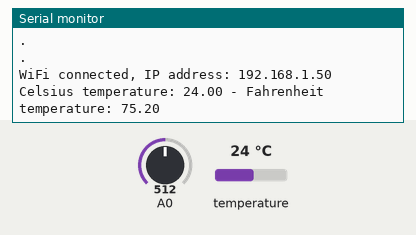
This sketch was run on a simulated ESP8266 (NodeMCU). Shown: the last lines printed to the serial monitor. The inputs (shaded band) are chosen by the test bench; at power-on: A0 = 512, temperature 24 °C. WiFi joins after 1.5 s; servers stay silent unless stated; no MQTT or app messages arrive unless stated.

Above: at 2.7 s.
2.8 s: A0 set to 11
At 4.0 s:
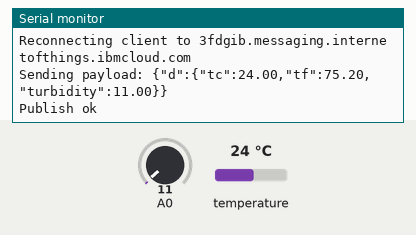
4.7 s: A0 set to 8
At 6.8 s:
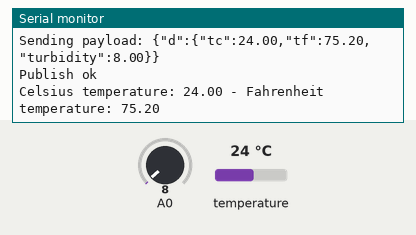

Measured:
- the behaviour switches between 10 and 9 on A0 (found by bisection; images 1 and 2)
- after the input at 2.8 s, the serial monitor: prints a new line after 0.49 s (image 1)
- after the input at 4.7 s, the serial monitor: prints a new line after 0.48 s (image 2)

The sketch:

turbidity.ino
```cpp
#include <OneWire.h>
#include <DallasTemperature.h>

// Data wire is conntec to the Arduino digital pin 4
#define ONE_WIRE_BUS D1

// Setup a oneWire instance to communicate with any OneWire devices
OneWire oneWire(ONE_WIRE_BUS);

// Pass our oneWire reference to Dallas Temperature sensor
DallasTemperature sensors(&oneWire);
#include <ESP8266WiFi.h>
#include <PubSubClient.h>
const char* ssid = "iotgyan";
const char* password = "iotgyan4u";

//Device credentials
#define ORG "3fdgib"
#define DEVICE_TYPE "Turbidity"
#define DEVICE_ID "54321"
#define TOKEN "87654321"
String command;
char server[] = ORG ".messaging.internetofthings.ibmcloud.com";
char topic[] = "iot-2/evt/Data/fmt/json";
char authMethod[] = "use-token-auth";
char token[] = TOKEN;
char clientId[] = "d:" ORG ":" DEVICE_TYPE ":" DEVICE_ID;
WiFiClient wifiClient;
PubSubClient client(server, 1883,wifiClient);
void PublishData(float temp, float t);
void setup()
{
  Serial.begin(9600);
  Serial.print("Connecting to ");
  Serial.print(ssid);
  WiFi.begin(ssid, password);
  while (WiFi.status() != WL_CONNECTED) {
  delay(500);
  Serial.print(".");
  Serial.println("");
 }
  Serial.print("WiFi connected, IP address: ");
  Serial.println(WiFi.localIP());
  sensors.begin();
}

void loop()
{
  sensors.requestTemperatures();
  Serial.print("Celsius temperature: ");
  // Why "byIndex"? You can have more than one IC on the same bus. 0 refers to the first IC on the wire
  float tempc=sensors.getTempCByIndex(0);
  Serial.print(tempc);
  Serial.print(" - Fahrenheit temperature: ");
  float tempf=sensors.getTempFByIndex(0);
  Serial.println(tempf);
  delay(1000);
  float t= analogRead(A0);
  Serial.print("Value: ");
  Serial.println(t);
 PublishData(tempc, tempf, t);
}
void PublishData(float tempc, float tempf, float t)
 {
  if (!!!client.connected()) {
 Serial.print("Reconnecting client to ");
 Serial.println(server);
while (!!!client.connect(clientId, authMethod, token)) {
 Serial.print(".");
 delay(500);
 }
 Serial.println();
 }
  String payload = "{\"d\":{\"tc\":";
  payload += tempc;
  payload+="," "\"tf\":";
  payload += tempf;
  payload+="," "\"turbidity\":";
  payload += t;
  payload += "}}";
  Serial.print("Sending payload: ");
  Serial.println(payload);
if (client.publish(topic, (char*) payload.c_str()))
 {
 Serial.println("Publish ok");
 }
else
{
 Serial.println("Publish failed");
 }
 }
```
